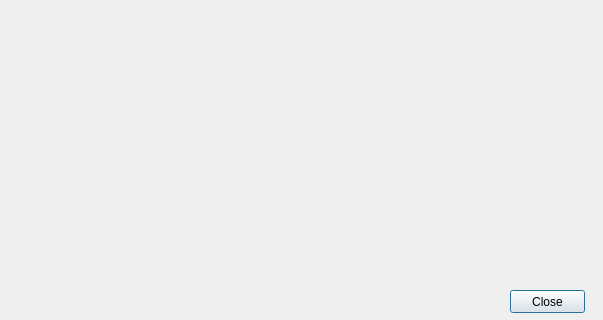
<?xml version="1.0" encoding="UTF-8"?>
<ui version="4.0">
 <class>DefaultHistogramDialog</class>
 <widget class="QDialog" name="DefaultHistogramDialog">
  <property name="geometry">
   <rect>
    <x>0</x>
    <y>0</y>
    <width>603</width>
    <height>320</height>
   </rect>
  </property>
  <property name="windowTitle">
   <string>Dialog</string>
  </property>
  <widget class="HistogramWidget" name="widget" native="true">
   <property name="geometry">
    <rect>
     <x>10</x>
     <y>10</y>
     <width>581</width>
     <height>271</height>
    </rect>
   </property>
  </widget>
  <widget class="QPushButton" name="pushButton">
   <property name="geometry">
    <rect>
     <x>510</x>
     <y>290</y>
     <width>75</width>
     <height>23</height>
    </rect>
   </property>
   <property name="text">
    <string>Close</string>
   </property>
  </widget>
 </widget>
 <customwidgets>
  <customwidget>
   <class>HistogramWidget</class>
   <extends>QWidget</extends>
   <header>HistogramWidget.h</header>
   <container>1</container>
  </customwidget>
 </customwidgets>
 <resources/>
 <connections/>
</ui>
